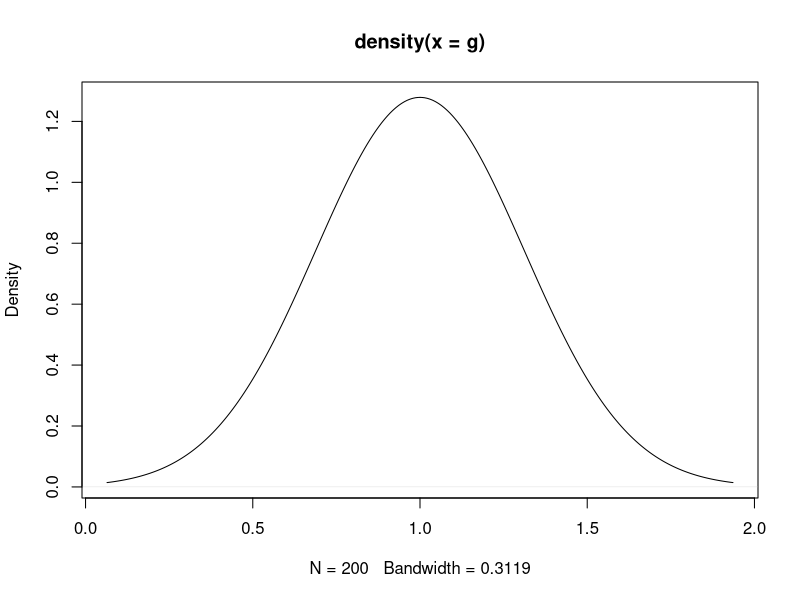
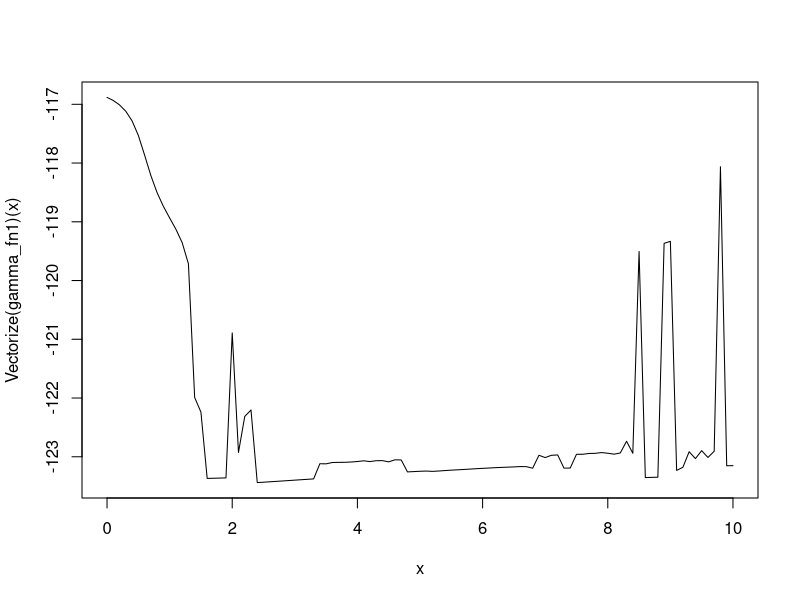
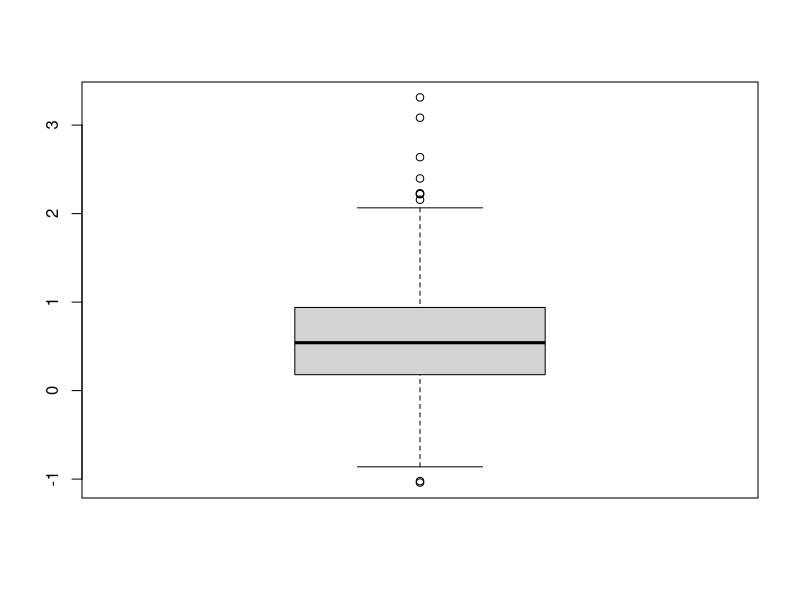

Source code (R) for these figures, in order: (Note: this script raises an error after producing the figures.)
library(tidyverse)
library(ggplot2)
library(MASS)
library(lattice)
library(scatterplot3d)
library(nleqslv)

rm(list = ls(all.names = TRUE))

# サンプルサイズ
n = 200

# シミュレーションの繰り返し数
kk_T <- 1000

# 共変量の分布の設定、乱数の発生
mu <- c(0,0,0,0)

## 相関パラメータ
rho <- 0
Sigma <- matrix(c(1,rho,rho,rho,
                  rho,1,rho,rho,
                  rho,rho,1,rho,
                  rho,rho,rho,1),4,4)

XX <- mvrnorm(n, mu, Sigma)

# 処置の分布の設定,生成
T_lm <- 0.2+XX[,1]+XX[,2]+XX[,3]+XX[,4]
p_T <- exp(T_lm)/(1+exp(T_lm))

TT <- rep(0,n)
for (i in 1:n) {
  TT[i] <- rbinom(1,size=1,prob=p_T[i])
}

betax <- 0.2+TT+XX[,1]+XX[,2]

# 誤判別確率の生成

## アウトカムに誤判別が含まれる割合
mp <- 0.12
mp_size <- n * mp

## 誤判別のアウトカムのインデックス
mp_id <- sort(betax, decreasing = F, index=T)$ix %>% head(mp_size/2) 
mp_id <- mp_id %>% append(sort(betax, decreasing = T, index=T)$ix %>% head(mp_size/2))


# Potential outcomesの分布の設定
# アウトカムの回帰パラメータの設定
Y_lm1 <- 0.2+1+XX[,1]+XX[,2]; Y_lm0 <- 0.2+XX[,1]+XX[,2]
p_Y1 <- exp(Y_lm1)/(1+exp(Y_lm1)); p_Y0 <- exp(Y_lm0)/(1+exp(Y_lm0))


#　誤判別を含むアウトカムデータの生成
## Misclassified outcomesの割合の設定

YY1 <- YY0 <- YY <- rep(0,n);
for(i in 1:n){
  # potential outcomesの乱数の発生
  YY1[i] <- rbinom(1,size=1,prob=p_Y1[i])
  YY0[i] <- rbinom(1,size=1,prob=p_Y0[i])
 
  # 観測されるoutcome
  YY[i] <- TT[i]*YY1[i]+(1-TT[i])*YY0[i]
  
  # Misclassified outcomesの設定
  if(i %in% mp_id){
    if(YY[i]==1) {
      YY[i] <-  0
    }else if(YY[i]==0){
      YY[i] <- 1
    }
  }
}

# sum((TT*YY1 + (1-TT)*YY0) == YY) 

# 真の因果効果 (通常は推定不可能)
tau0 <- mean(YY1)-mean(YY0)
tau_naive <- mean(YY[TT==1])-mean(YY[TT==0])

# 傾向スコアの算出
ps_fit <- glm(TT~XX, family=binomial)$fit

# ZZ
ZZ <- XX[,1:2]
ZZ_tilde <- XX[,3:4]

####アウトカム回帰のみのモデル####

# 推定方程式
estimate_eq <- function(beta){
  beta_0 <- beta[1]
  beta_t <- beta[2]
  beta_z <- beta[3:4]
  
  or_ml <- beta_0 + TT*beta_t + ZZ%*%beta_z
  lp <- exp((gamma+1)*(or_ml))
  lq <- exp(YY*(gamma+1)*(or_ml))
  pi <- lp/(1+lp)
  g <- (lq/(1+lp))^(gamma/(1+gamma))
  w <- ifelse(TT==1, 1/ps_fit, 1/(1-ps_fit))
  
  return(c(t(w*g*(YY-pi))%*%rep(1,n), t(w*g*(YY-pi))%*%TT, t(w*g*(YY-pi))%*%ZZ))
}

# パラメータ推定 初期値：c(0,0,0,0)
estimate_pra_fn <- function(gamma){
  gamma <<- gamma
  beta_hat <- nleqslv(c(0,0,0,0), estimate_eq, method = "Newton")$x
  
  return(list(beta_hat=beta_hat, gamma=gamma))
}


## 重みのプロット
plot_fn <- function(beta,gamma,type="density"){
  beta_0 <- beta[1]
  beta_t <- beta[2]
  beta_z <- beta[3:4]
  
  or_ml <- beta_0 + TT*beta_t + ZZ%*%beta_z
  lp <- exp((gamma+1)*(or_ml))
  lq <- exp(YY*(gamma+1)*(or_ml))
  pi <- lp/(1+lp)
  g <- (lq/(1+lp))^(gamma/(1+gamma))
  
  if(type == "density"){
    plot(density(g))
  }else if(type == "hist"){
    hist(g)
  }else{
    print("error")
  }
}

## 結果

gamma <- 0
beta_hat <- estimate_pra_fn(gamma)$beta_hat
print(beta_hat)
plot_fn(beta_hat, gamma, type = "density")



# gamma <- 1
# beta_hat <- estimate_pra_fn(gamma)
# 
# beta_t <- beta_hat[2]


# ガンマの選択について
gamma_0 <- 0.1
gamma <- 0.1

gamma_fn1 <- function(gamma){
  beta_hat <- estimate_pra_fn(gamma)$beta_hat
  
  or_ml <- beta_hat[1] + TT*beta_hat[2] + ZZ%*%beta_hat[3:4]
  lp <- exp(or_ml)
  pi <- lp/(1+lp)
  return(-sum(pi^(gamma_0+1)+(1-pi)^(gamma_0+1))^(1/(gamma_0+1)))
}

gamma_hat <- optimise(gamma_fn1,c(0,10))$minimum

## plot
curve(Vectorize(gamma_fn1)(x), 0, 10)
# plot(gamma_fn1, 0, 10)


# gamma_fn2 <- function(gamma){
#   
#   gamma <<- gamma
#   beta_hat <- estimate_pra_fn(gamma)
#   
#   or_ml <- beta_hat[1] + TT*beta_hat[2] + ZZ%*%beta_hat[3:4]
#   lp <- exp(or_ml)
#   pi <- lp/(1+lp)
#   return(-prod(pi^(YY)*(1-pi)^(1-YY)))
# }
# 
# gamma_hat <- optimise(gamma_fn2,c(0,2.5))$minimum


# 新たなガンマによる推定結果

beta_hat_gamma_hat <- estimate_pra_fn(gamma_hat)


# まとめた推定

## 最適化のための関数にパラメータを入れられない

gamma_0 <- 0.1
estimate_fn <- function(gamma_0){
  gamma_0 <<- gamma_0
  gamma_hat <- optimise(gamma_fn1,c(0,2.5))$minimum
  
  beta_hat_gamma <- estimate_pra_fn(gamma_hat)$beta_hat
  
  return(list(beta_hat_gamma=beta_hat_gamma, gamma_hat=gamma_hat))
}


# シュミレーション開始
pb <- txtProgressBar(min = 1, max = kk_T, style = 3)

results.beta_t <- NULL
beta_t_list <- NULL

for (i in 1:kk_T) {
  setTxtProgressBar(pb,i)
  
  
  #　誤判別を含むアウトカムデータの生成
  ## Misclassified outcomesの割合の設定
  
  YY1 <- YY0 <- YY <- rep(0,n);
  for(i in 1:n){
    # potential outcomesの乱数の発生
    YY1[i] <- rbinom(1,size=1,prob=p_Y1[i])
    YY0[i] <- rbinom(1,size=1,prob=p_Y0[i])
  
    # 観測されるoutcome
    YY[i] <- TT[i]*YY1[i]+(1-TT[i])*YY0[i]
    
    # Misclassified outcomesの設定
    if(i %in% mp_id){
      if(YY[i]==1) {
        YY[i] <-  0
      }else if(YY[i]==0){
        YY[i] <- 1
      }
    }
  }

gamma <- 0.5

beta_hat <- estimate_pra_fn(gamma)$beta_hat
# print(beta_hat)
# plot_fn(beta_hat, gamma, type = "density")

beta_t <- beta_hat[2]

results.beta_t <- append(results.beta_t, beta_t)
}

results.beta_t %>% summary()
boxplot(results.beta_t)

## アウトプット
export_data <- data.frame(results.beta_t)
write_csv2(export_data, file = "~/Projects/gamma_DR_ver0.1/results/gamma0-5.csv")
write_csv2(export_data %>% summary() %>% data.frame(), file = "~/Projects/gamma_DR_ver0.1/results/gamma0-5summary.csv")




lm1 <- exp(beta_hat[1] + TT*beta_hat[2] + ZZ%*%beta_hat[3:4])
psy1 <- lm1/(lm1+1)
lm2 <- exp(beta_hat[1] + ZZ%*%beta_hat[3:4])
psy2 <- lm2/(lm2+1)

tau <- mean(psy1)-mean(psy2)

#  glmでgamma=0のときと一致するかの確認
##0.3678035 0.5080564 0.2977938 0.3353576

w <- ifelse(TT==1, 1/ps_fit, 1/(1-ps_fit))
result <- glm(YY~TT+XX[,1:2], family = binomial, weights = w)
